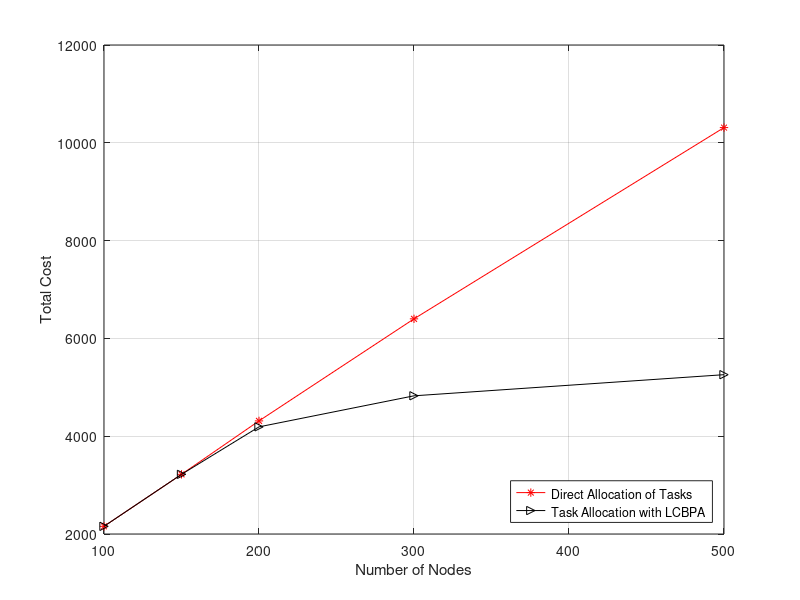

Here is the MATLAB script that generated this plot:
clc;
clear;

x=[100 150 200 300 500];
y0=[2157 3220 4313 6400 10311];
y1=[2157 3220 4191 4826 5258];

figure;
h1 = plot(x,y0,'-*red');
hold on;
h2 = plot(x,y1,'->black');
grid on;
legend([h1,h2],'Direct Allocation of Tasks','Task Allocation with LCBPA','Location','Southeast')
xlabel('Number of Nodes');
ylabel('Total Cost');